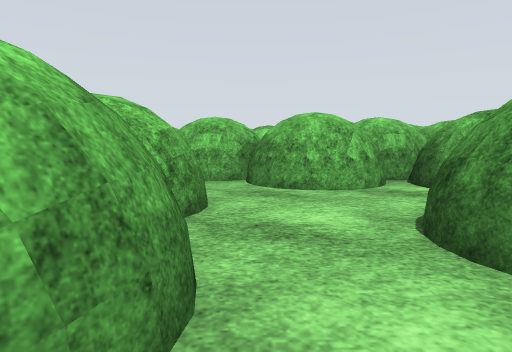
View 1 (above)

16 first-person views from a walk through a robot-simulator world made for Gazebo. The camera is 0.94 m above the floor, tilts 6° down and sees 75° across. The floor is counted in squares, 2 m on a side. Each view is taken from the middle of a square. On the plan, view 1 faces up. The plan holds only what a view shows up to about 9 squares ahead; the rest is blank. The place goes on beyond the plan. Some stock models are drawn as simple stand-ins. Surface patterns are stand-ins for the level's own textures.

View 2
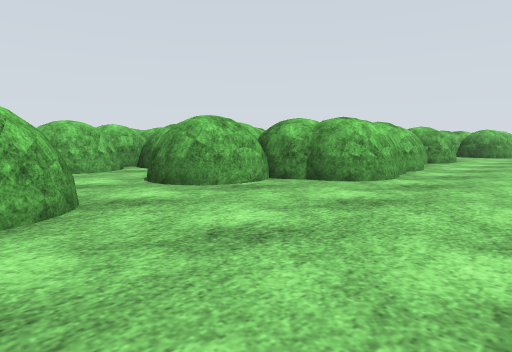

View 3
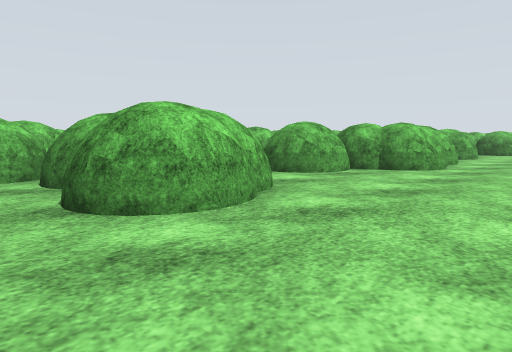

View 4
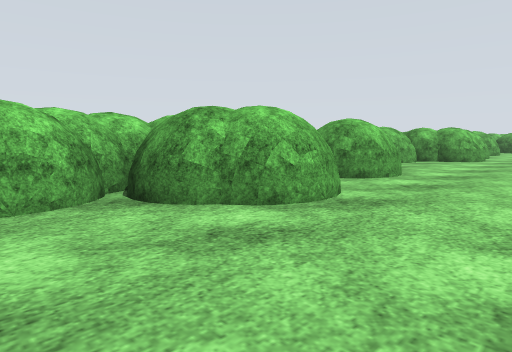

View 5
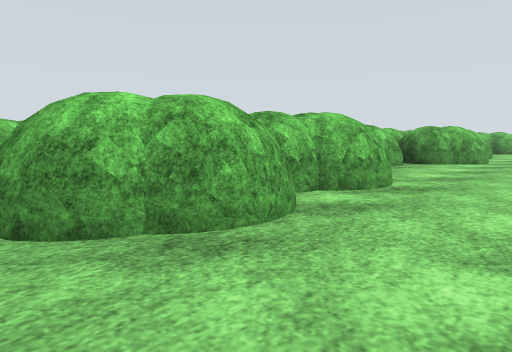

View 6
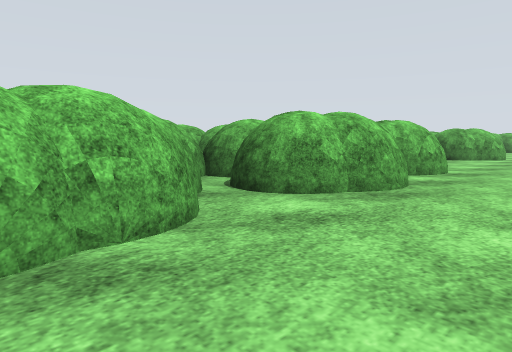

View 7
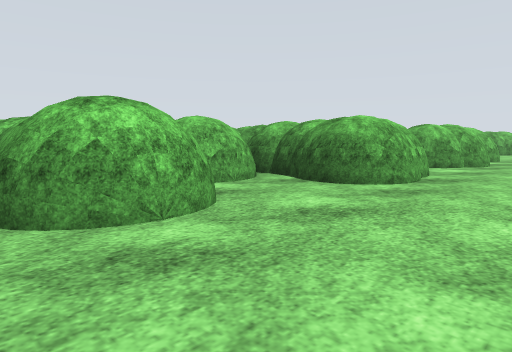

View 8
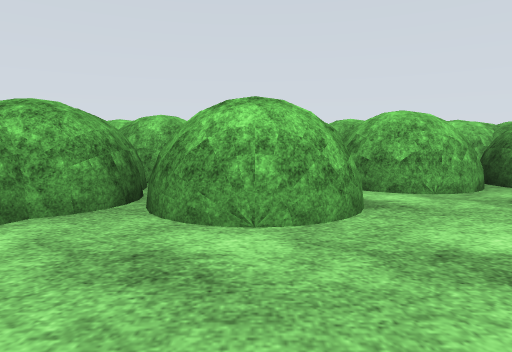

View 9
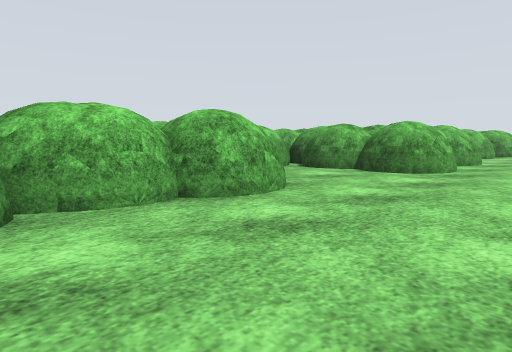

View 10
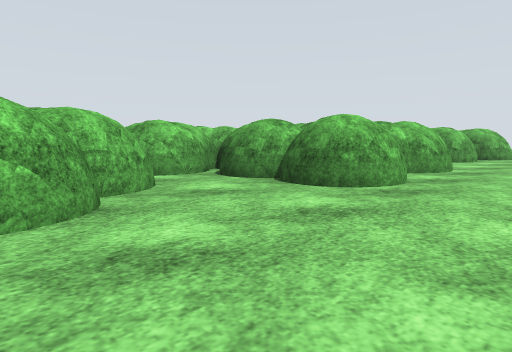

View 11
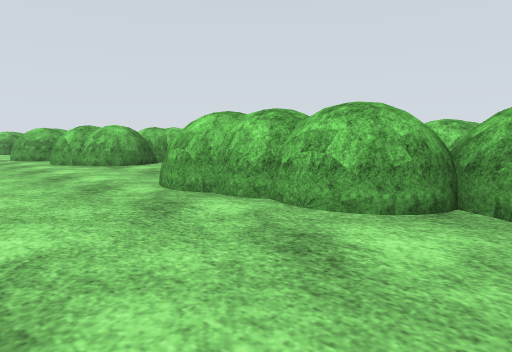

View 12
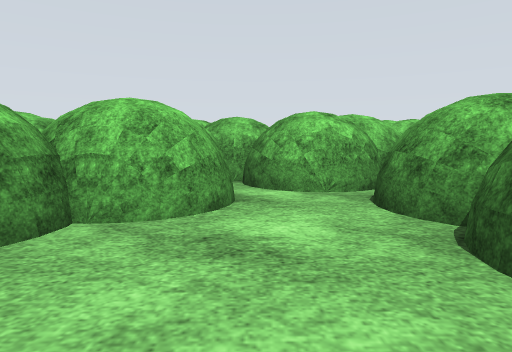

View 13
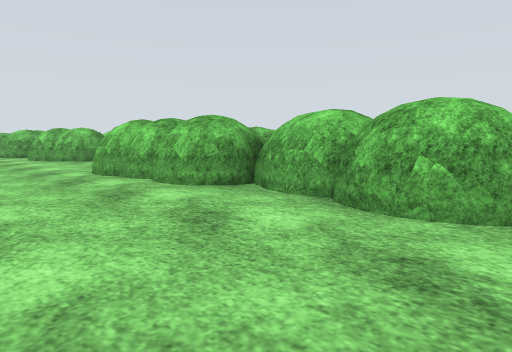

View 14
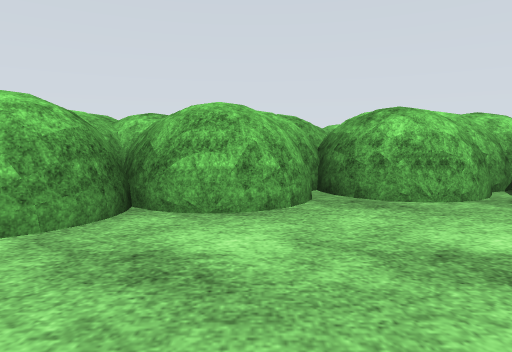

View 15
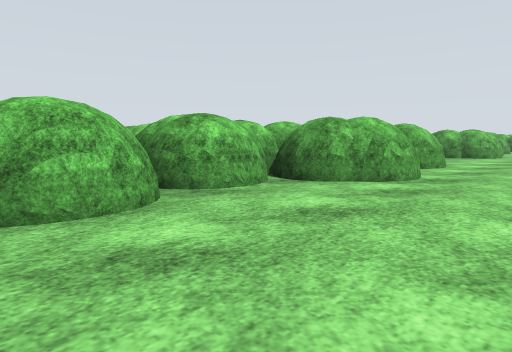

View 16
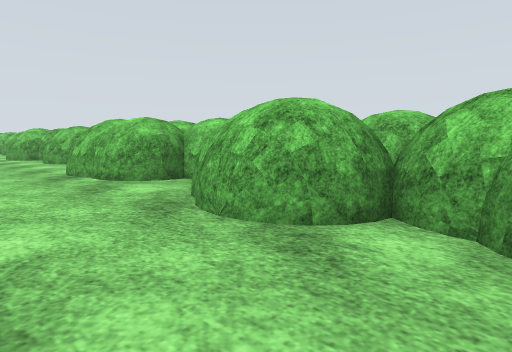

### Floor plan
Key: @ floor where view 1 was taken; # wall or solid block; . floor; = window, fence, low wall or low ledge; T tree; O other object.
Columns run from 19 left of view 1 to 10 right of it. Each row starts with its distance up from view 1.
  6                       #
  5              O#  TTT#TT
  4              O   TTTTTT##    #
  3 #    #   TT  O  TTT..##TTT####
  2 ####T# TTT #####T##.T # =###.
  1 ##T.T#TTT#######TT#.TT#TT#T#.#
  0 #.T..##.T###...##T#@..#TT.T..T
 -1 ..............................
 -2  .............................

Positions as (right, up) in squares from view 1, and headings:
1: (0, 0), facing up
2: (-1, -2), facing up-right
3: (-3, -2), facing up-right
4: (-6, -2), facing up-right
5: (-12, -2), facing up-right
6: (-14, -2), facing up-right
7: (-18, -2), facing up-right
8: (-17, -2), facing up
9: (5, -2), facing up-right
10: (7, -2), facing up-right
11: (6, -2), facing up-left
12: (9, -1), facing up
13: (8, -2), facing up-left
14: (-7, -2), facing up
15: (-8, -2), facing up-right
16: (-9, -2), facing up-left
